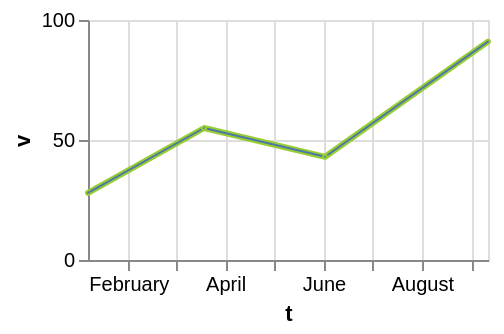

This figure's Vega-Lite source:
### Vega-Lite specification from a JSON file in a GitHub repository (floating-point values rounded to 4 significant figures)
{"$schema": "https://vega.github.io/schema/vega-lite/v6.json", "width": 200, "height": 120, "data": {"values": [{"c": "alpha", "v": 28, "w": 3, "t": "2024-01-07"}, {"c": "beta", "v": 55, "w": 7, "t": "2024-03-19"}, {"c": "gamma", "v": 43, "w": 5, "t": "2024-06-02"}, {"c": "delta", "v": 91, "w": 9, "t": "2024-09-11"}]}, "mark": {"type": "trail", "stroke": "yellowgreen"}, "encoding": {"x": {"field": "t", "type": "temporal"}, "y": {"field": "v", "type": "quantitative"}}}
